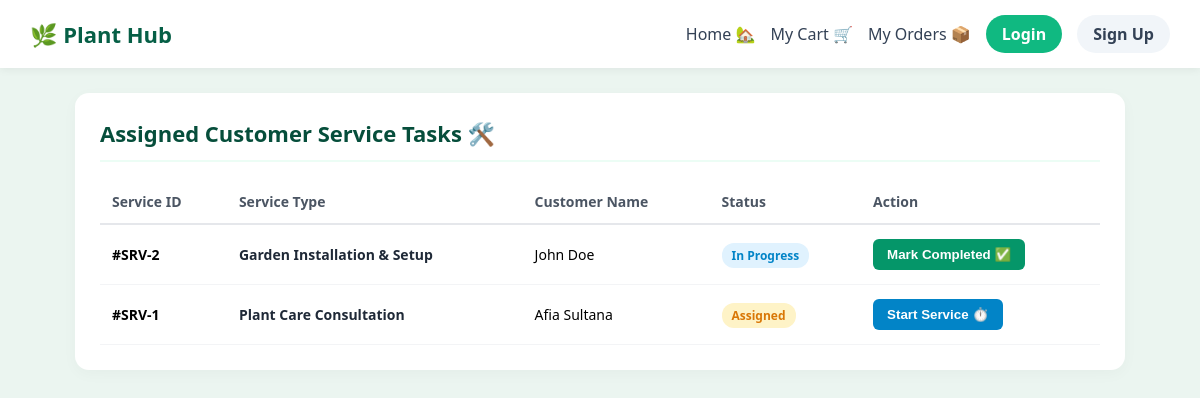
The page /assigned_services.php on the database its author committed.
### tables this page shows
CREATE TABLE `services` (
  `service_id` int(11) NOT NULL,
  `service_type` varchar(255) DEFAULT NULL,
  `customer_name` varchar(255) DEFAULT NULL,
  `status` varchar(50) DEFAULT 'Assigned',
  `assigned_employee` varchar(100) DEFAULT 'Ahona'
);

### assigned_services.php (the view, shortened to what this page needs)
<?php
include("DBconnect.php");
$services_res = @mysqli_query($conn, "SELECT * FROM services ORDER BY service_id DESC");
?>
<!DOCTYPE html>
<html lang="en">
<head>
</head>
<body>
<?php include("header.php"); ?>
<div class="container">
    <div class="card">
        <h2>Assigned Customer Service Tasks 🛠️</h2>
        <table>
            <thead>
                <tr>
                    <th>Service ID</th>
                    <th>Service Type</th>
                    <th>Customer Name</th>
                    <th>Status</th>
                    <th>Action</th>
                </tr>
            </thead>
            <tbody>
                <?php
                if ($services_res && mysqli_num_rows($services_res) > 0):
                    while ($s_row = mysqli_fetch_assoc($services_res)):
                        $sid = $s_row['service_id'];
                        $stype = $s_row['service_type'];
                        $cname = $s_row['customer_name'];
                        $status = $s_row['status'];
                        $badge_class = 'badge-assigned';
                        if ($status === 'In Progress') $badge_class = 'badge-in-progress';
                ?>
                    <tr>
                        <td style="font-weight:700;">#SRV-<?php echo $sid; ?></td>
                        <td style="font-weight:600; color:#1f2937;"><?php echo htmlspecialchars($stype); ?></td>
                        <td><?php echo htmlspecialchars($cname); ?></td>
                        <td><span class="<?php echo $badge_class; ?>"><?php echo htmlspecialchars($status); ?></span></td>
                        <td>
                            <form method="POST" style="display:inline-flex; gap:6px;">
                                <?php if ($status === 'Assigned'): ?>
                                    <button type="submit" name="update_service_status" class="btn-action" style="background:#0284c7;">Start Service ⏱️</button>
                                <?php elseif ($status === 'In Progress'): ?>
                                    <button type="submit" name="update_service_status" class="btn-action">Mark Completed ✅</button>
                                <?php else: ?>
                                    <span style="color:#059669; font-weight:700; font-size:13px;">Resolved ✓</span>
                                <?php endif; ?>
                            </form>
                        </td>
                    </tr>
                <?php
                    endwhile;
                else:
                ?>
                    <tr><td colspan="5" style="text-align:center; padding:20px;">No assigned services found.</td></tr>
                <?php endif; ?>
            </tbody>
        </table>
    </div>
</div>
<?php if (file_exists("footer.php")) include("footer.php"); ?>
</body>
</html>

### header.php (shortened to what this page needs)
<?php
$is_logged_in = isset($_SESSION['customer_id']) || isset($_SESSION['user_id']) || isset($_SESSION['Employee_id']) || isset($_SESSION['employee_id']);
$is_employee = isset($_SESSION['Employee_id']) || isset($_SESSION['employee_id']) || ($_SESSION['role'] ?? $_SESSION['user_type'] ?? '') === 'employee';
$role_label = $is_employee ? 'Employee' : 'Customer';
$profile_link = $is_employee ? 'employee_dashboard.php' : 'profile.php';
?>
<header style="background: #ffffff; padding: 15px 30px; box-shadow: 0 2px 8px rgba(0,0,0,0.06); display: flex; justify-content: space-between; align-items: center; font-family: 'Segoe UI', sans-serif;">
    <a href="index.php" style="font-size: 22px; font-weight: bold; color: #065f46; text-decoration: none; display: flex; align-items: center; gap: 8px;">
        🌿 Plant Hub
    </a>
    <nav style="display: flex; align-items: center; gap: 15px;">
        <a href="index.php" style="color: #334155; text-decoration: none; font-weight: 500;">Home 🏡</a>
        <a href="cart.php" style="color: #334155; text-decoration: none; font-weight: 500;">My Cart 🛒</a>
        <a href="my_orders.php" style="color: #334155; text-decoration: none; font-weight: 500;">My Orders 📦</a>
        <?php if ($is_logged_in): ?>
            <?php if ($is_employee): ?>
                <a href="employee_dashboard.php" style="color: #047857; text-decoration: none; font-weight: 600;">🛠️ Dashboard</a>
            <?php endif; ?>
            <a href="<?php echo $profile_link; ?>" style="background: #e0f2fe; color: #0369a1; padding: 8px 16px; border-radius: 20px; text-decoration: none; font-weight: 600;">
                👤 <?php echo $role_label; ?>
            </a>
            <a href="logout.php" style="background: #ffe4e6; color: #e11d48; padding: 8px 16px; border-radius: 20px; text-decoration: none; font-weight: 600;">Logout</a>
        <?php else: ?>
            <a href="login.php" style="background: #10b981; color: white; padding: 8px 16px; border-radius: 20px; text-decoration: none; font-weight: 600;">Login</a>
            <a href="signup.php" style="background: #f1f5f9; color: #334155; padding: 8px 16px; border-radius: 20px; text-decoration: none; font-weight: 600;">Sign Up</a>
        <?php endif; ?>
    </nav>
</header>

### footer.php (shortened to what this page needs)
</body>
</html>

### assigned_services.php (style rules this page uses)
body { background-color: #ebf5f0; margin: 0; font-family: 'Segoe UI', sans-serif; }
.container { max-width: 1050px; margin: 25px auto; padding: 0 20px; }
.card { background: white; padding: 25px; border-radius: 14px; box-shadow: 0 4px 15px rgba(0,0,0,0.03); }
.card h2 { margin-top: 0; color: #064e3b; font-size: 22px; font-weight: 800; border-bottom: 2px solid #ecfdf5; padding-bottom: 12px; }
table { width: 100%; border-collapse: collapse; margin-top: 15px; }
th { text-align: left; padding: 12px; color: #4b5563; font-size: 14px; border-bottom: 2px solid #e5e7eb; }
td { padding: 14px 12px; font-size: 14px; border-bottom: 1px solid #f3f4f6; vertical-align: middle; }
.badge-assigned { background: #fef3c7; color: #d97706; padding: 4px 10px; border-radius: 12px; font-size: 12px; font-weight: 700; }
.badge-in-progress { background: #e0f2fe; color: #0284c7; padding: 4px 10px; border-radius: 12px; font-size: 12px; font-weight: 700; }
.btn-action { background: #059669; color: white; border: none; padding: 8px 14px; border-radius: 6px; font-weight: 700; cursor: pointer; }

### rows shown on the page
services: service_id "2", service_type "Garden Installation & Setup", customer_name "John Doe", status "In Progress", shows "Mark Completed ✅"
services: service_id "1", service_type "Plant Care Consultation", customer_name "Afia Sultana", status "Assigned", shows "Start Service ⏱️"
